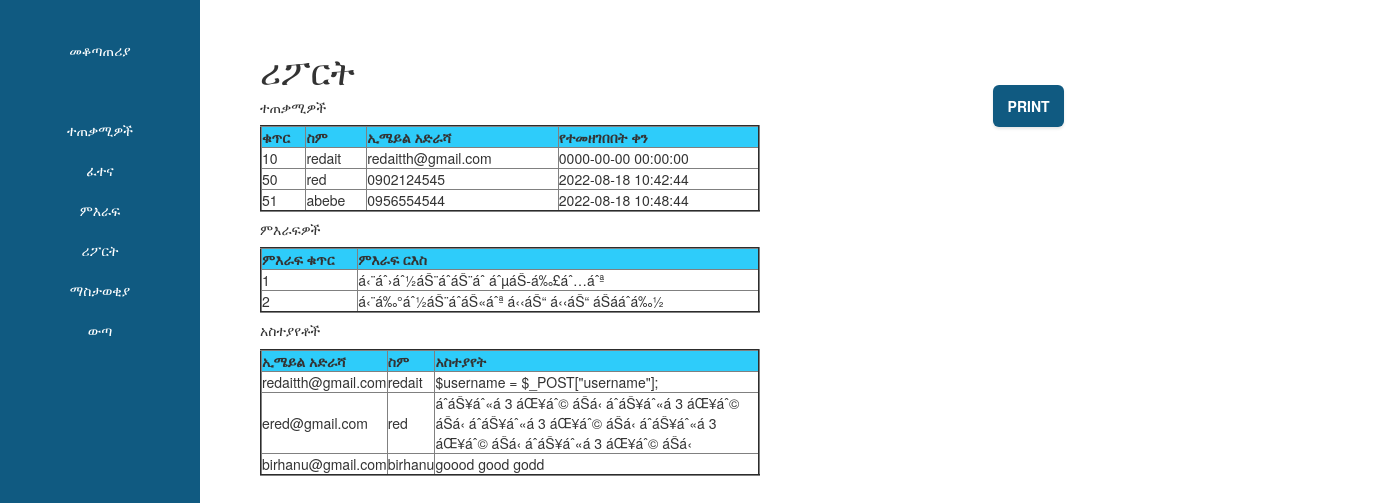
The app's page /report.php with its own data.
### tables this page shows
CREATE TABLE `user` (
  `id` int(11) NOT NULL,
  `username` varchar(30) NOT NULL,
  `email` varchar(30) NOT NULL,
  `password` varchar(30) NOT NULL,
  `registration_date` datetime NOT NULL
);

CREATE TABLE `content` (
  `cid` int(11) NOT NULL,
  `title` text NOT NULL,
  `content` text NOT NULL
);

CREATE TABLE `contact` (
  `email` varchar(50) NOT NULL,
  `name` varchar(50) NOT NULL,
  `message` text NOT NULL
);

### report.php (the view, shortened to what this page needs)
<?php
include 'database.php';
?>
<!DOCTYPE html>
<html>
<head>
	<link rel="stylesheet" type="text/css" href="css/font-awesome.min.css">
	<link rel="stylesheet" type="text/css" href="css/bootstrap.css">
</head>
<body>
<div id="wrapper">
    <div class="overlay">
      <nav class="navbar navbar-inverse" id="sidebar-wrapper" role="navigation">
        <ul class="nav sidebar-nav sidenav" style="color: black; text-align: center; background-color: #105a81;">
        <li style="padding-bottom: 40px; padding-top: 10px; color: #fff;"><a href="#">መቆጣጠሪያ</a></li>
        <li><a href="Admin-user.php" >ተጠቃሚዎች</a></li>
         <li><a href="Admin-quiz.php">ፈተና</a></li>
         <li><a href="Admin-content.php">ምእራፍ </a></li>
         <li><a href="report.php">ሪፖርት</a></li>
         <li><a href="ad-admin.php">ማስታወቂያ</a></li>
         <li><a href="logout.php">ውጣ</a></li>
      </ul>
    </nav>
        <div class="page-content-wrapper">
        	<div class="container">
        		<div class="row">
                <div class="col-lg-8 col-lg-offst-2" style="padding-left: 50px; margin-top: -40px;">
        				<h1>ሪፖርት</h1>
           <h5>ተጠቃሚዎች</h5>
                <table width="500" border="2" cellpadding="2" cellspacing="1">
                  <tr bgcolor="#2ECCFA">
                    <th>ቁጥር</th>
                    <th>ስም</th>
                    <th>ኢሜይል አድራሻ</th>
                     <th>የተመዘገበበት ቀን</th>
                  </tr>
                  <?php
                $query = "SELECT *FROM  user";
                 $result = $mysqli->query($query) or die($mysqli->error.__LINE__);
                while ($row = mysqli_fetch_assoc($result)) {
                  echo "<tr>";
                  echo "<td>".$row['id']."</td>";
                  echo "<td>".$row['username']."</td>";
                  echo "<td>".$row['email']."</td>";
                   echo "<td>".$row['registration_date']."</td>";
                  echo "</tr>";
                }
                ?>
                </table>
                <h5>ምእራፍዎች</h5>
                 <table width="500" border="2" cellpadding="2" cellspacing="1">
                  <tr bgcolor="#2ECCFA">
                    <th>ምእራፍ ቁጥር</th>
                    <th>ምእራፍ ርእስ</th>
                  </tr>
                  <?php
                $query = "SELECT *FROM  content";
                 $result = $mysqli->query($query) or die($mysqli->error.__LINE__);
                while ($row = mysqli_fetch_assoc($result)) {
                  echo "<tr>";
                  echo "<td>".$row['cid']."</td>";
                  echo "<td>".$row['title']."</td>";
                  echo "</tr>";
                }
                ?>
                </table>
                 <h5>አስተያየቶች</h5>
                <table width="500" border="2" cellpadding="2" cellspacing="1">
                  <tr bgcolor="#2ECCFA">
                    <th>ኢሜይል አድራሻ</th>
                    <th>ስም</th>
                    <th>አስተያየት</th>
                  </tr>
                  <?php
                $query = "SELECT *FROM  contact";
                 $result = $mysqli->query($query) or die($mysqli->error.__LINE__);
                while ($row = mysqli_fetch_assoc($result)) {
                  echo "<tr>";
                  echo "<td>".$row['email']."</td>";
                  echo "<td>".$row['name']. " </td>";
                  echo "<td>".$row['message']."</td>";
                  echo "</tr>";
                }
                ?>
                </table>
        			</div>
              <button class="btn" onclick="myFunction()">Print</button>
        		</div>
        	</div>
        </div>
		</div>
	</div>
</body>
</html>

### report.php (style rules this page uses)
body { position: relative; overflow-x: hidden; }
body, html { height: 100%; }
#wrapper { padding-left: 0; -webkit-transition: all 0.5s ease; -moz-transition: all 0.5s ease; -o-transition: all 0.5s ease; transition: all 0.5s ease; }
#sidebar-wrapper { left: 220px; width: 0; height: 100%; margin-left: -220px; background-color: #000; }
.sidebar-nav { position: absolute; top: 0; width: 220px; margin: 0; padding:0; list-style: none; display: inline-block; }
.sidebar-nav li { position: relative; line-height: 20px; display: inline-block; width: 100%; }
.container { padding-right: 10px; margin-left: 210px; }
.btn { margin: 15px; text-align: center; padding: 10px; background-color: #105a81; display: block; width: 6%; color: white; border-radius: 6px; font-weight: bold; text-transform: uppercase; box-shadow: 0 2px 3px 0 rgba(10,10,10,0.1); transition: ease-in all 0.2s; }
.sidenav { height: 100%; width: 200px; position: fixed; z-index: 1; top: 0; left: 0; background-color: #111; overflow-x: hidden; padding-top: 20px; }
li a { color: white; }

### records on screen
user: id "10", username "redait", email "redaitth@gmail.com", registration_date "0000-00-00 00:00:00"
user: id "50", username "red", email "0902124545", registration_date "2022-08-18 10:42:44"
user: id "51", username "abebe", email "0956554544", registration_date "2022-08-18 10:48:44"
content: cid "1", title "á‹¨áˆ›áˆ½áŠ¨áˆ­áŠ¨áˆ­ áˆµáŠ-á‰£áˆ…áˆª"
content: cid "2", title "á‹¨á‰°áˆ½áŠ¨áˆ­áŠ«áˆª á‹‹áŠ“ á‹‹áŠ“ áŠ­ááˆá‰½"
contact: email "redaitth@gmail.com", name "redait", message "$username = $_POST[\"username\"];"
contact: email "ered@gmail.com", name "red", message "áˆáŠ¥áˆ«á 3 áŒ¥áˆ© áŠá‹ áˆáŠ¥áˆ«á 3 áŒ¥áˆ© áŠá‹ áˆáŠ¥áˆ«á 3 áŒ¥áˆ© áŠá‹ áˆáŠ¥áˆ«á 3 áŒ¥áˆ© áŠá‹ áˆáŠ¥áˆ«á 3 áŒ¥áˆ© áŠá‹"
contact: email "birhanu@gmail.com", name "birhanu", message "goood good godd"
